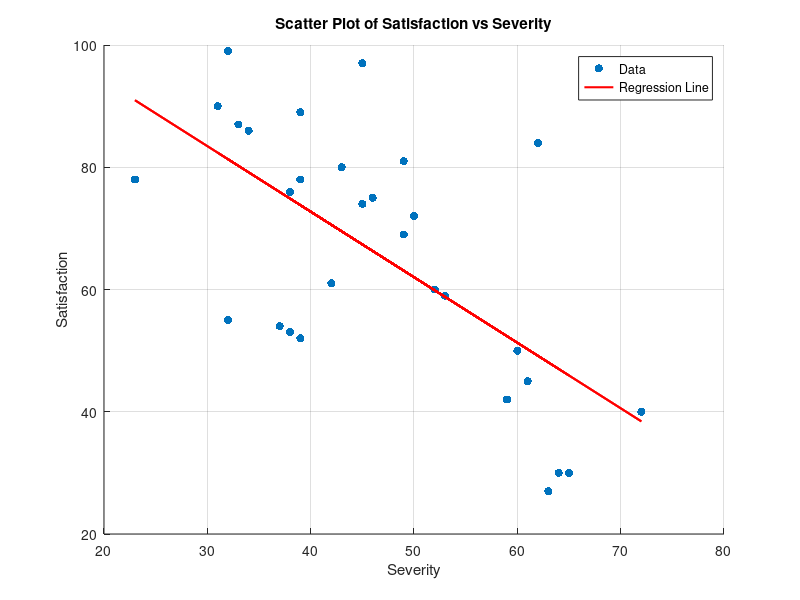
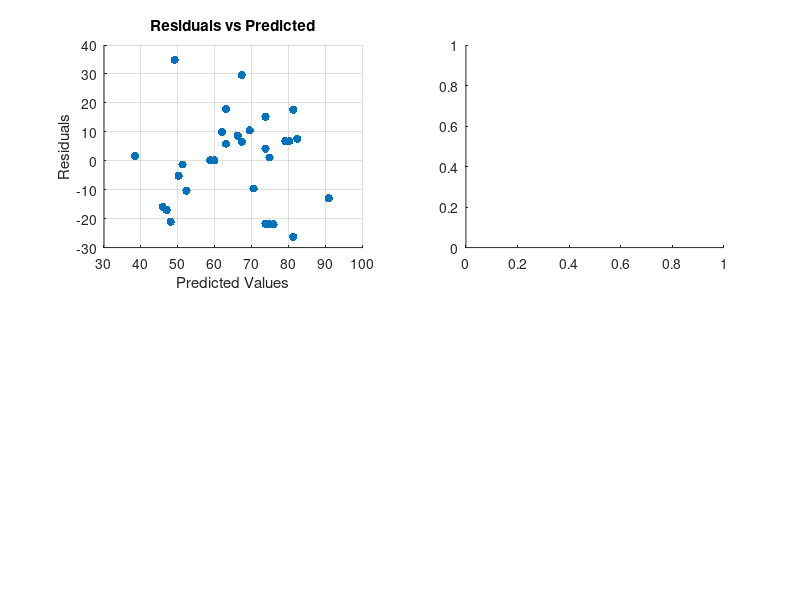

Write MATLAB code to recreate these figures, in order. (Note: this script raises an error after producing the figures.)
% load the data
satisfaction = [69 78 97 81 42 45 27 89 74 59 54 90 87 ...
99 86 72 84 40 50 52 61 30 55 80 78 30 76 75 60 53]'; 
severity = [49 23 45 49 59 61 63 39 45 53 37 31 33 32 ...
34 50 62 72 60 39 42 65 32 43 39 64 38 46 52 38]';
%(a) scatter plot
figure;
scatter(severity, satisfaction, 'filled');
title('Scatter Plot of Satisfaction vs Severity');
xlabel('Severity');
ylabel('Satisfaction');
grid on;
% (b) linear regression model
X = [ones(length(severity), 1), severity]; % add constant term
Y = satisfaction;
coeffs = X \ Y; % regression coefficient (b0 and b1)
b0 = coeffs(1); % intercept
b1 = coeffs(2); % slope
% Regression line equation
y_pred = X * coeffs;
% Plot the regression line
hold on;
plot(severity, y_pred, 'r-', 'LineWidth', 1.5);
legend('Data', 'Regression Line');
% Output regression equation and R^2
SS_tot = sum((Y - mean(Y)).^2); % total sum of squares
SS_res = sum((Y - y_pred).^2); % residual sum of squares
R2 = 1 - SS_res / SS_tot; % determination coefficient
fprintf('Regression Line: y = %.2f + %.2f * x\n', b0, b1);
fprintf('R^2: %.4f\n', R2);
% (c) residual analysis
residuals = Y - y_pred;
% Plot residuals
figure;
subplot(2, 2, 1);
scatter(y_pred, residuals, 'filled');
title('Residuals vs Predicted');
xlabel('Predicted Values');
ylabel('Residuals');
grid on;
% Plot the residual histogram
subplot(2, 2, 2);
histogram(residuals, 'Normalization', 'pdf');
title('Histogram of Residuals');
xlabel('Residuals');
ylabel('Density');
% Plot the residual Q-Q plot
subplot(2, 2, 3);
qqplot(residuals);
title('Q-Q Plot of Residuals');
% Plot a residual autocorrelation
subplot(2, 2, 4);
autocorr(residuals);
title('Autocorrelation of Residuals');
% Output estimates of residuals
fprintf('Residual Mean: %.4f\n', mean(residuals));
fprintf('Residual Variance: %.4f\n', var(residuals));